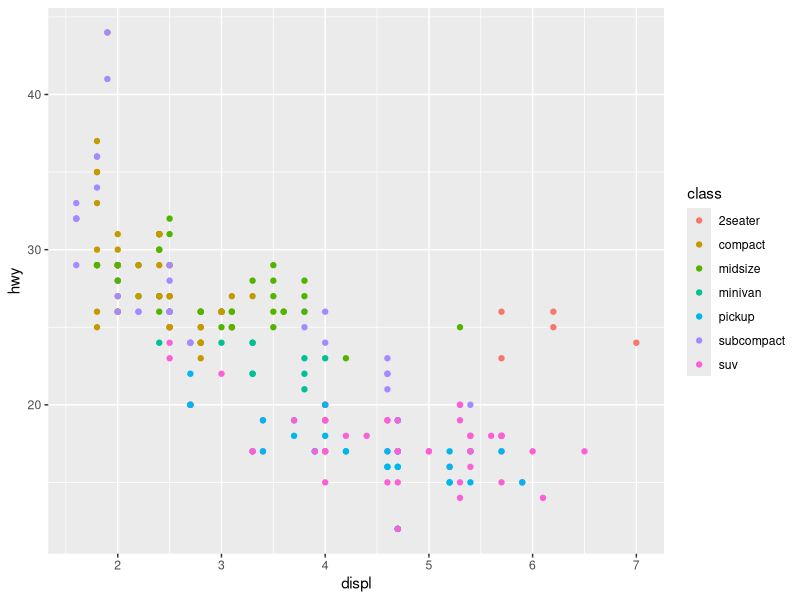
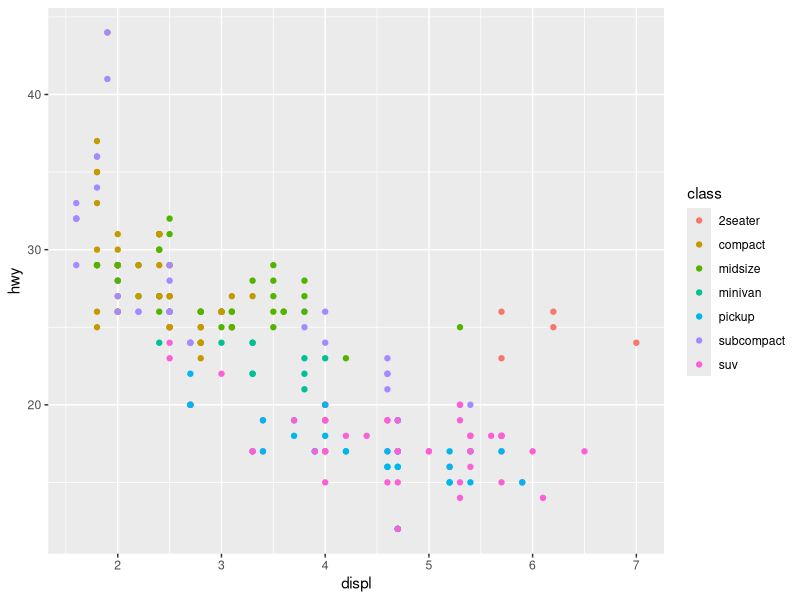
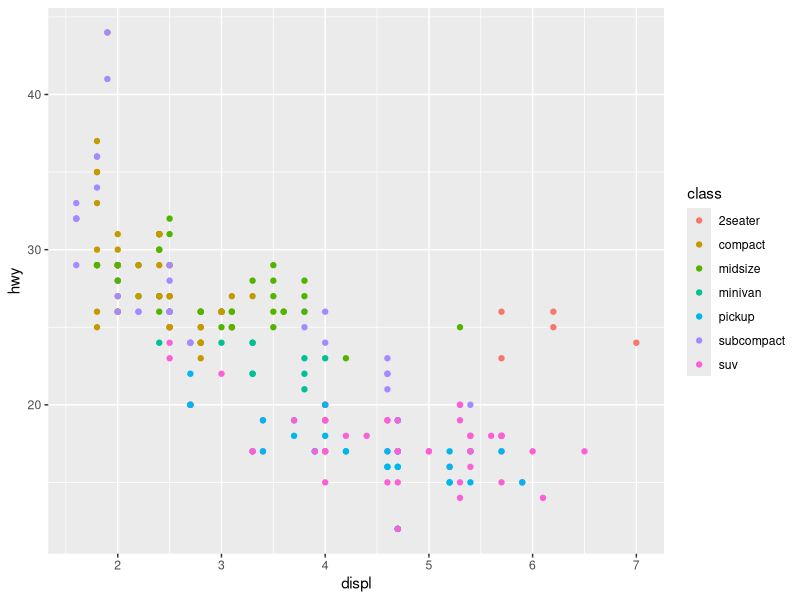
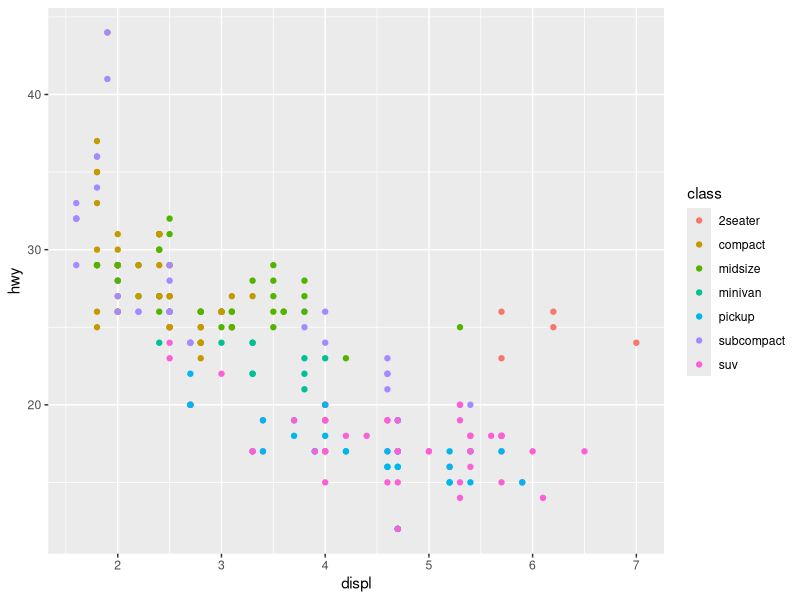
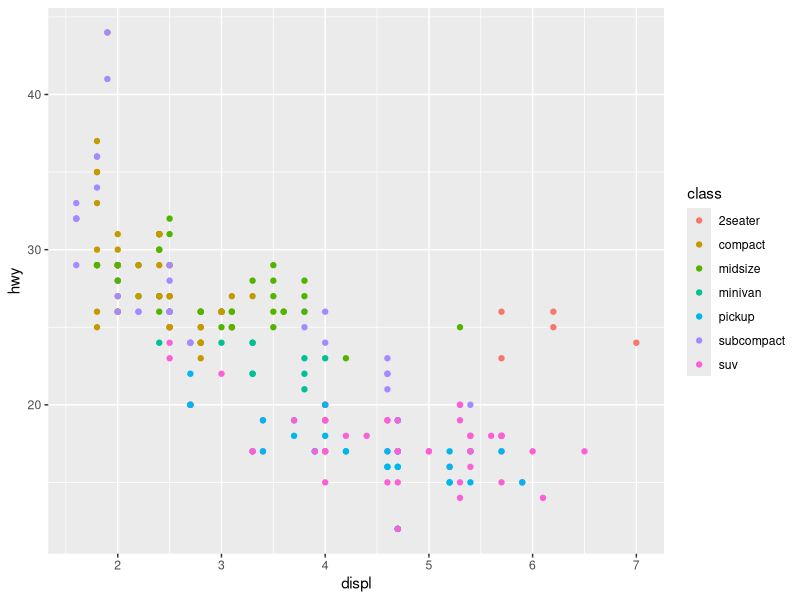
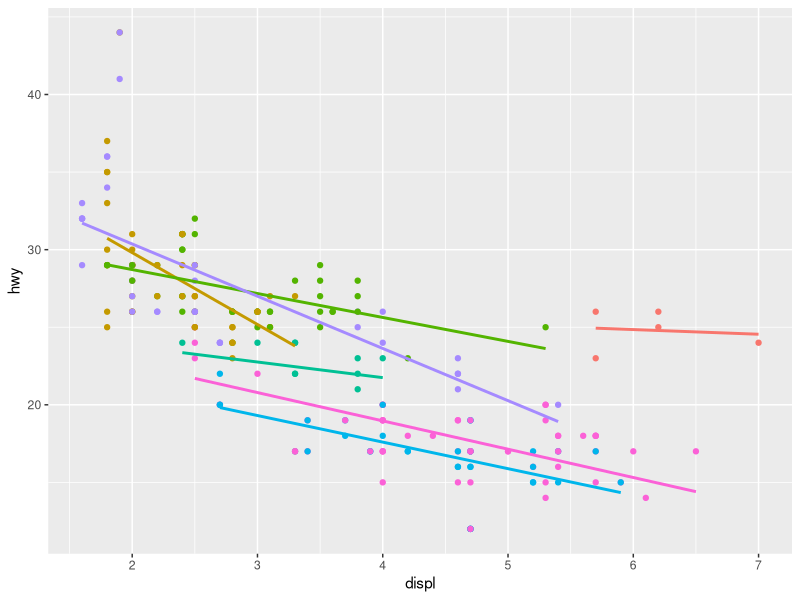
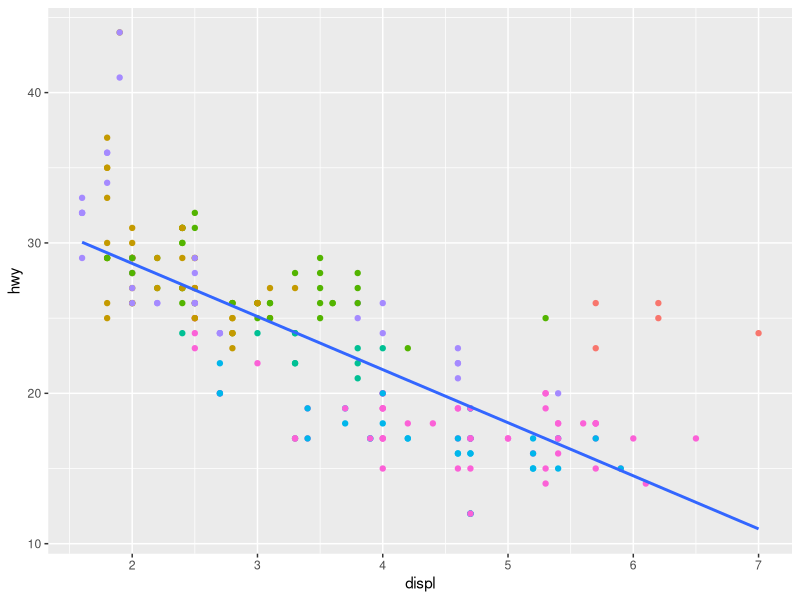
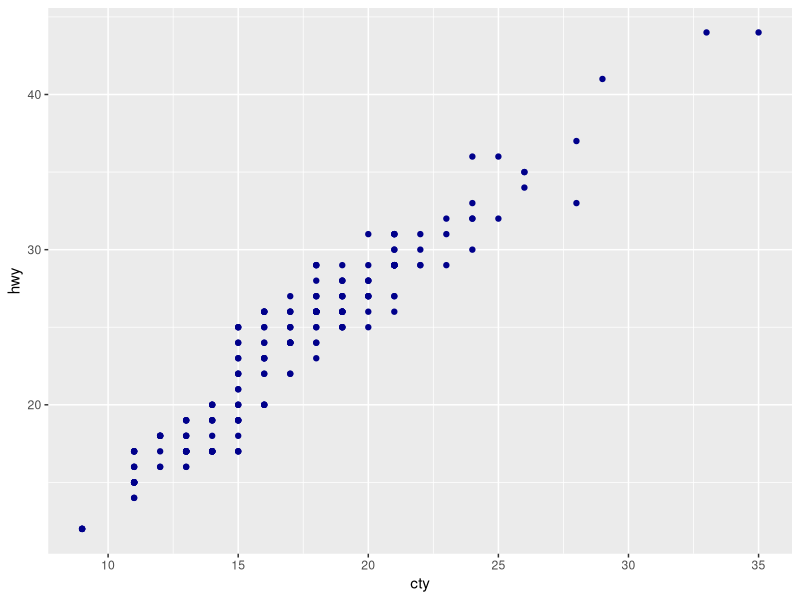

Recreate these plots in R, in order.
library(ggplot2)
ggplot(mpg, aes(displ,hwy, colour = class)) +
  geom_point()
ggplot(mpg, aes(displ,hwy)) +
  geom_point(aes(colour = class))
ggplot(mpg, aes(displ)) +
  geom_point(aes(y = hwy, colour = class))
ggplot(mpg) +
  geom_point(aes(displ,hwy, colour = class))
ggplot() +
  geom_point(data = mpg,aes(displ,hwy, colour = class))

ggplot(mpg, aes(displ,hwy, colour = class)) +
  geom_point() +
  geom_smooth(method = 'lm', se = FALSE) +
  theme(legend.position = 'none')
ggplot(mpg, aes(displ,hwy)) +
  geom_point(aes(colour = class)) +
  geom_smooth(method = 'lm', se = FALSE) +
  theme(legend.position = 'none')


ggplot(mpg, aes(cty, hwy)) +
  geom_point(colour = 'darkblue')
ggplot(mpg, aes(cty, hwy)) +
  geom_point(aes(colour = 'darkblue'))


ggplot(mpg, aes(cty, hwy)) +
  geom_point(aes(colour = 'darkblue')) +
  scale_colour_identity()

ggplot(mpg, aes(displ, hwy)) +
  geom_point() +
  geom_smooth(aes(colour = 'loess'),
              method = 'loess', se = FALSE) +
  geom_smooth(aes(colour = 'lm'),
              method = 'lm', se = FALSE)

